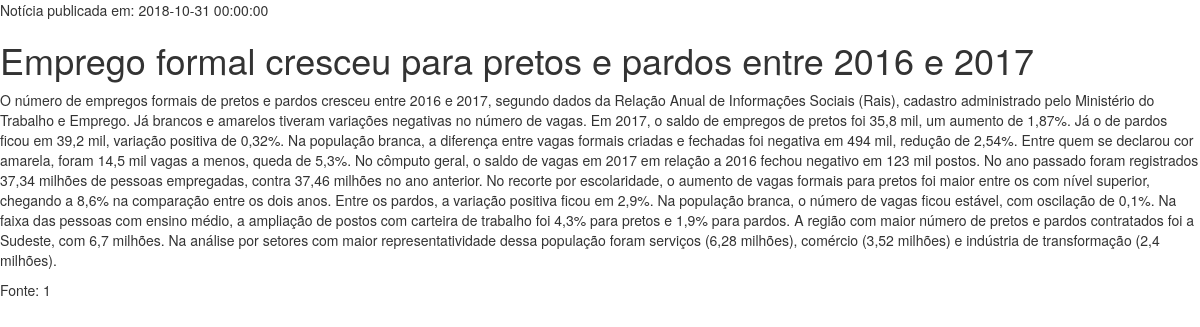
/select.php?id=3, run on the app's committed database.
### tables this page shows
CREATE TABLE `noticias` (
  `id` int(11) NOT NULL,
  `categoria` int(11) NOT NULL,
  `titulo` varchar(120) NOT NULL,
  `texto` text NOT NULL,
  `foto` varchar(40) DEFAULT NULL,
  `fonte` varchar(50) NOT NULL,
  `usuario` int(11) NOT NULL,
  `data_cadastro` datetime NOT NULL
);

### select.php (the view, shortened to what this page needs)
<?php
$id = $_GET['id'];
$sql = "SELECT * FROM noticias WHERE id = ".$id;
$resultado = mysql_query($sql);
$noticia = mysql_fetch_array($resultado);
?>
<!DOCTYPE html>
<html lang="pt-BR">
  <head>
    <link href="css/bootstrap.min.css" rel="stylesheet">
  </head>
  <body>
    <p>Notícia publicada em: <?php echo $noticia['data_cadastro'] ?></p>
    <h1><?php echo $noticia['titulo'] ?></h1>
    <p><?php echo $noticia['texto'] ?></p>
    <p>Fonte: <?php echo $noticia['fonte'] ?></p>
  </body>
</html>

### data on the page
noticias: data_cadastro "2018-10-31 00:00:00", titulo "Emprego formal cresceu para pretos e pardos entre 2016 e 2017", texto "O número de empregos formais de pretos e pardos cresceu entre 2016 e 2017, segundo dados da Relação Anual de Informações Sociais (Rais), cadastro administrado pelo Ministério do Trabalho e Emprego. Já brancos e amarelos tiveram variações negativas no número de vagas. Em 2017, o saldo de empregos de pretos foi 35,8 mil, um aumento de 1,87%. Já o de pardos ficou em 39,2 mil, variação positiva de 0,32%. Na população branca, a diferença entre vagas formais criadas e fechadas foi negativa em 494 mil, redução de 2,54%. Entre quem se declarou cor amarela, foram 14,5 mil vagas a menos, queda de 5,3%. No cômputo geral, o saldo de vagas em 2017 em relação a 2016 fechou negativo em 123 mil postos. No…", fonte "1"
